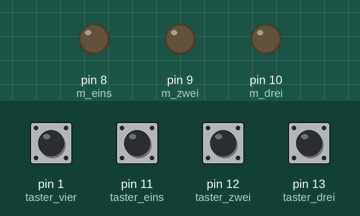
Simulated run of this sketch. Board: Arduino Uno, built with avr-gcc and run on an emulated ATmega328P. Parts: output pins drawn as LEDs (lit = HIGH). The test bench sets the inputs (shaded band); at power-on: pin 1 (taster_vier), pin 11 (taster_eins), pin 12 (taster_zwei), pin 13 (taster_drei) LOW.

Above: at 1.2 s.
1.3 s: pin 11 (taster_eins) pulled HIGH for 0.15 s
At 2.1 s:
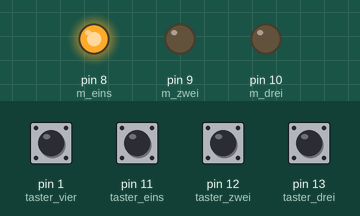
2.9 s: pin 12 (taster_zwei) pulled HIGH for 0.15 s
At 3.4 s:
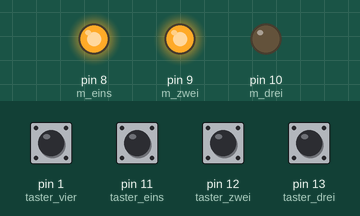
4.5 s: pin 13 (taster_drei) pulled HIGH for 0.15 s
At 5.8 s:
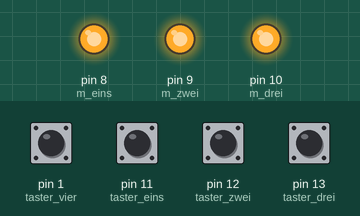
6.1 s: pin 1 (taster_vier) pulled HIGH for 0.15 s
At 7.0 s:
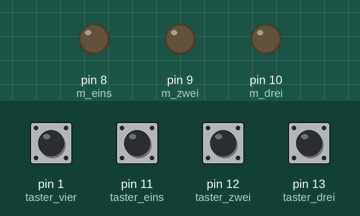
7.7 s: pin 11 (taster_eins) pulled HIGH for 1 s
At 8.2 s:
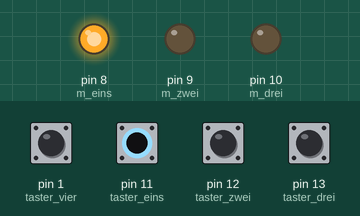
10.2 s: pin 12 (taster_zwei) driven HIGH and pin 13 (taster_drei) driven HIGH
At 11.4 s:
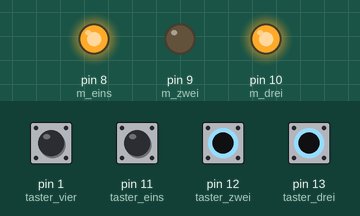
Timing chart, 0 to 12.8 s (numbered marks = the images above; inputs shaded):
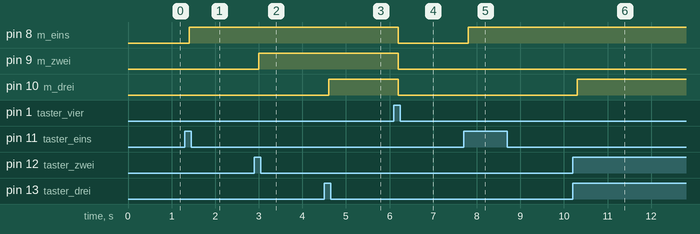

The sketch:

vier_motoren.ino
```cpp
#include <TimerOne.h>

#define m_eins 8
#define m_zwei 9
#define m_drei 10
#define taster_eins 11
#define taster_zwei 12
#define taster_drei 13
#define taster_vier 1

int hilfe = 0;

void setup() {
  pinMode(m_eins, OUTPUT);
  pinMode(m_zwei, OUTPUT);
  pinMode(m_drei, OUTPUT);
  pinMode(taster_eins, INPUT);
  pinMode(taster_zwei, INPUT);
  pinMode(taster_drei, INPUT);
  pinMode(taster_vier, INPUT);
  Timer1.initialize(100000);
  Timer1.attachInterrupt(motor);
}

void motor(){
  switch (hilfe) {
    case 0:
      digitalWrite(m_eins, LOW);
      digitalWrite(m_zwei, LOW);
      digitalWrite(m_drei, LOW);
      break;
    case 1:
      digitalWrite(m_eins, HIGH);
      break;
    case 2:
      digitalWrite(m_zwei, HIGH);
      break;
    case 3:
      digitalWrite(m_drei, HIGH);
      break;
    }


}

void loop() {
  if(digitalRead(taster_vier) == 1)
    hilfe = 0;
  if(digitalRead(taster_eins) == 1 && hilfe == 0)
    hilfe++;
  if(digitalRead(taster_zwei) == 1 && hilfe == 1)
    hilfe = 2;
  if(digitalRead(taster_drei) == 1 && hilfe == 2)
    hilfe = 3;
  delay(5);
}
```

Measured:
- after the input at 1.3 s, pin 8 (m_eins): LOW → HIGH after 0.10 s
- after the input at 2.9 s, pin 9 (m_zwei): LOW → HIGH after 0.10 s
- after the input at 4.5 s, pin 10 (m_drei): LOW → HIGH after 0.10 s
- after the input at 6.1 s, pin 8 (m_eins), pin 9 (m_zwei), pin 10 (m_drei): HIGH → LOW after 0.10 s
- after the input at 7.7 s, pin 8 (m_eins): LOW → HIGH after 0.10 s
- after the input at 10.2 s, pin 10 (m_drei): LOW → HIGH after 0.10 s
